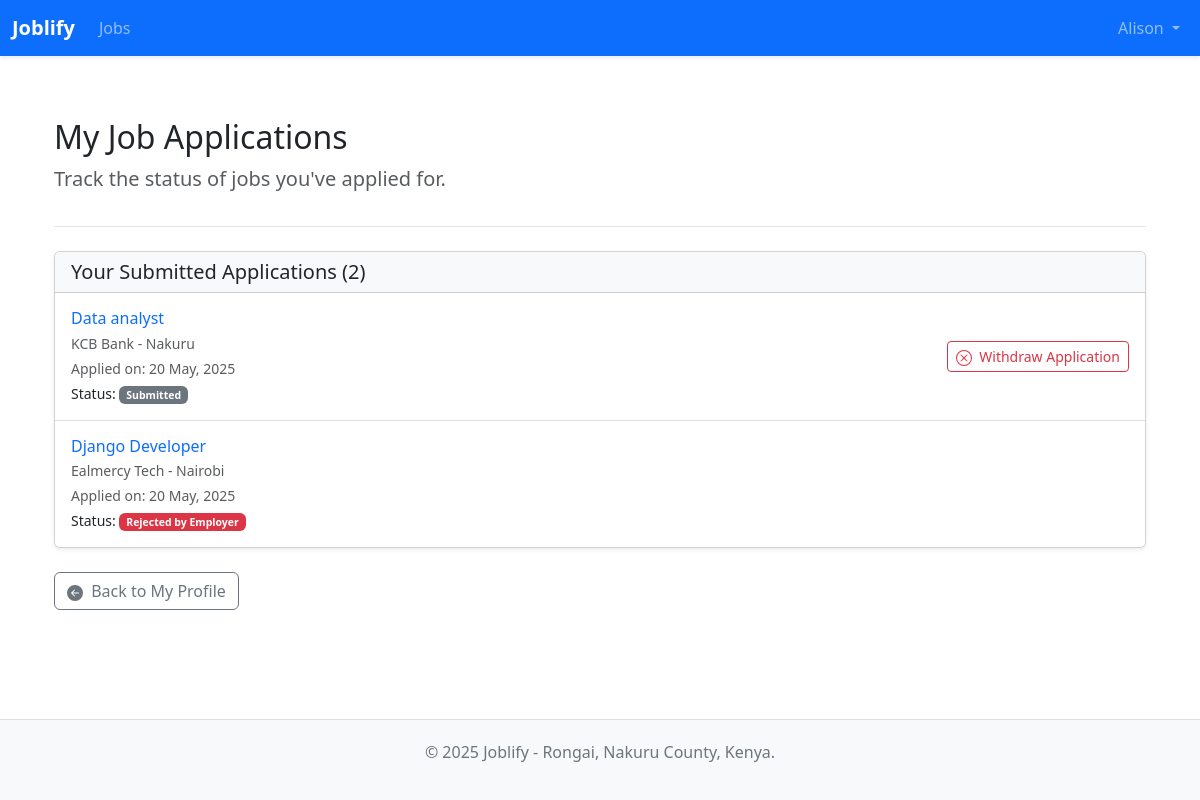
/profiles/my-applications/ (signed in), run on an earlier commit of the app's database.
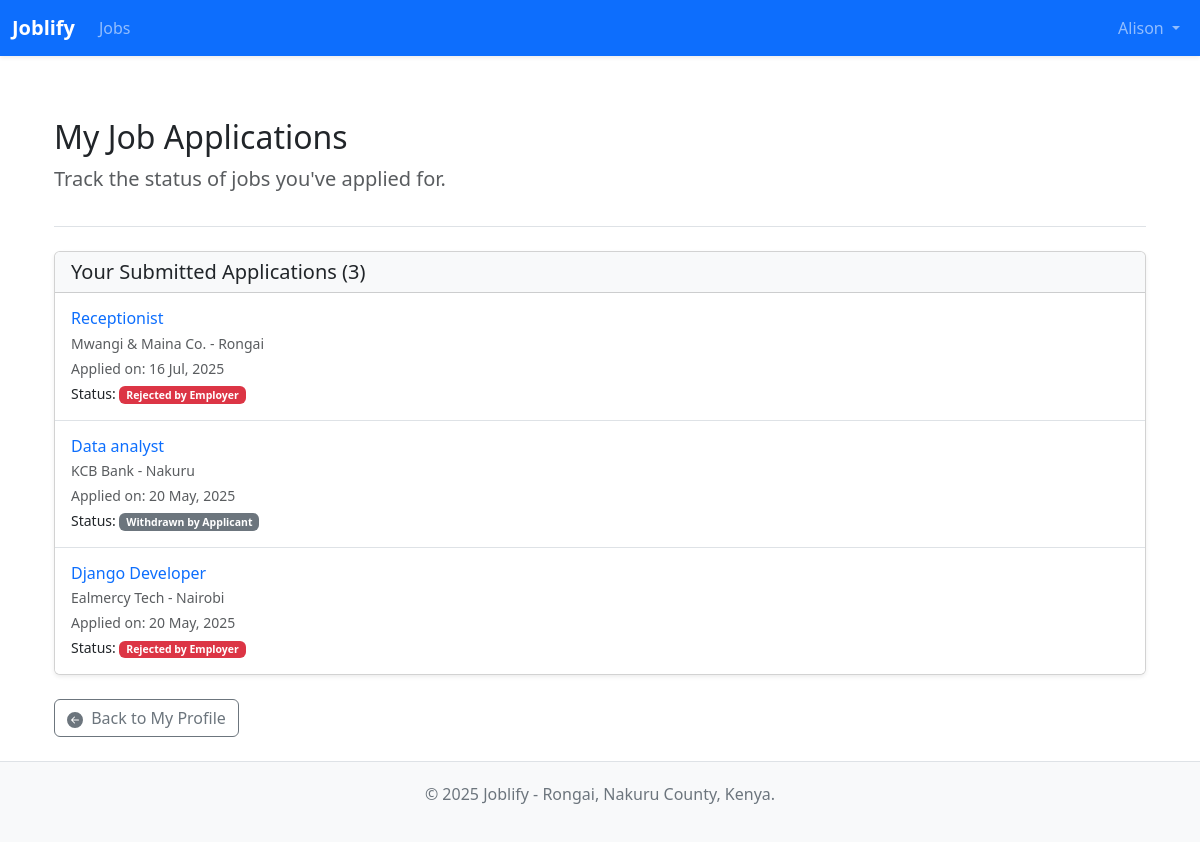
And on a later commit of the database.
### profiles/models.py (models this page shows, shortened)
class JobApplication(models.Model):
    STATUS_CHOICES = [
        ('submitted', 'Submitted'),
        ('viewed', 'Viewed by Employer'),
        ('shortlisted', 'Shortlisted'),
        ('interviewing', 'Interviewing'),
        ('offered', 'Offered'),
        ('rejected_by_employer', 'Rejected by Employer'), # More specific
        ('withdrawn_by_applicant', 'Withdrawn by Applicant'), # If applicant can withdraw
        ('hired', 'Hired'),
    ]
    user_profile = models.ForeignKey(
        UserProfile,
        on_delete=models.CASCADE,
        related_name='applications',
        help_text="The profile of the user who applied."
    )
    job_posting = models.ForeignKey(
        JobPosting,
        on_delete=models.CASCADE,
        related_name='applicants',
        help_text="The job posting for which the user applied."
    )
    application_date = models.DateTimeField(
        auto_now_add=True,
        help_text="The date and time the application was submitted."
    )
    status = models.CharField(
        max_length=30, # Increased length to accommodate longer status keys
        choices=STATUS_CHOICES,
        default='submitted',
        help_text="The current status of the application."
    )
    class Meta:
        verbose_name = "Job Application"
        verbose_name_plural = "Job Applications"
        unique_together = ('user_profile', 'job_posting')
        ordering = ['-application_date'] # Show newest applications first

### jobs/models.py (models this page shows, shortened)
class JobPosting(models.Model):
    JOB_TYPE_CHOICES = [
        ('full-time', 'Full-time'),
        ('part-time', 'Part-time'),
        ('contract', 'Contract'),
        ('internship', 'Internship'),
        ('remote', 'Remote'),
    ]
    EXPERIENCE_LEVEL_CHOICES = [
        ('entry', 'Entry Level'),
        ('junior', 'Junior Level'),
        ('mid', 'Mid Level'),
        ('senior', 'Senior Level'),
        ('lead', 'Lead / Principal'),
    ]
    title = models.CharField(max_length=255)
    company = models.ForeignKey(Company, on_delete=models.CASCADE, related_name='job_postings')
    description = models.TextField()
    responsibilities = models.TextField(blank=True, null=True) # Or break down further
    qualifications = models.TextField(blank=True, null=True) # Or break down further
    location = models.CharField(max_length=150, help_text="e.g., Nairobi, Remote, Nakuru")
    job_type = models.CharField(max_length=20, choices=JOB_TYPE_CHOICES, default='full-time')
    experience_level = models.CharField(max_length=20, choices=EXPERIENCE_LEVEL_CHOICES, blank=True, null=True)
    salary_min = models.DecimalField(max_digits=10, decimal_places=2, blank=True, null=True) # Optional
    salary_max = models.DecimalField(max_digits=10, decimal_places=2, blank=True, null=True) # Optional
    skills_required = models.ManyToManyField('profiles.Skill', blank=True, related_name='job_postings_requiring_skill')
    is_active = models.BooleanField(default=True, help_text="Is this job posting currently active and visible?")
    date_posted = models.DateTimeField(auto_now_add=True)
    application_deadline = models.DateField(blank=True, null=True)
    class Meta:
        ordering = ['-date_posted'] # Show newest jobs first by default

class Company(models.Model):
    name = models.CharField(max_length=255, unique=True)
    description = models.TextField(blank=True, null=True)
    website = models.URLField(blank=True, null=True)
    logo = models.ImageField(upload_to='company_logos/', blank=True, null=True) # Requires Pillow
    location = models.CharField(max_length=150, blank=True, null=True) # e.g., "Nairobi", "Nakuru"
    class Meta:
        verbose_name_plural = "Companies" # Corrects pluralization in admin
        ordering = ['name']

### profiles/views.py (the view)
# urls.py: path('my-applications/', views.my_applications, name='my_applications'),
@login_required
def my_applications(request):
    application_list = JobApplication.objects.filter(user_profile__user=request.user).order_by('-application_date')
    paginator = Paginator(application_list, 10)
    page_number = request.GET.get('page')
    page_obj = paginator.get_page(page_number)
    return render(request, 'profiles/my_applications.html', {'applications': page_obj})

### profiles/templates/profiles/my_applications.html (shortened to what this page needs)
{% extends "jobs/base.html" %}
{% load i18n %}
{% block content %}
<div class="container py-4">
    <header class="mb-4 pb-3 border-bottom">
        <h1 class="h2">{% translate "My Job Applications" %}</h1>
        <p class="lead text-muted">{% translate "Track the status of jobs you've applied for." %}</p>
    </header>
    {% if applications %}
        <div class="card shadow-sm">
            <div class="card-header bg-light">
                <h5 class="mb-0">{% translate "Your Submitted Applications" %} ({{ applications.paginator.count }})</h5>
            </div>
            <div class="list-group list-group-flush">
                {% for application in applications %}
                <div class="list-group-item py-3 px-3">
                    <div class="row align-items-center">
                        <div class="col-md-7 col-lg-8 mb-2 mb-md-0">
                            <h5 class="mb-1 h6">
                                <a href="{% url 'jobs:job_detail' pk=application.job_posting.pk %}" class="text-decoration-none">
                                    {{ application.job_posting.title }}
                                </a>
                            </h5>
                            <p class="mb-1 small text-muted">{{ application.job_posting.company.name }} - {{ application.job_posting.location }}</p>
                            <small class="d-block text-muted">{% translate "Applied on" %}: {{ application.application_date|date:"d M, Y" }}</small>
                            <small class="d-block mt-1">{% translate "Status" %}:
                                <span class="badge
                                    {% if application.status == 'shortlisted' %}bg-success
                                    {% elif application.status == 'rejected_by_employer' %}bg-danger
                                    {% elif application.status == 'interviewing' %}bg-primary
                                    {% elif application.status == 'offered' %}bg-warning text-dark
                                    {% elif application.status == 'hired' %}bg-purple text-white
                                    {% elif application.status == 'viewed' %}bg-info text-dark
                                    {% elif application.status == 'withdrawn_by_applicant' %}bg-secondary
                                    {% else %}bg-secondary
                                    {% endif %}">
                                    {{ application.get_status_display }}
                                </span>
                            </small>
                        </div>
                        <div class="col-md-5 col-lg-4 text-md-end">
                            {% if application.status != 'withdrawn_by_applicant' and application.status != 'hired' and application.status != 'rejected_by_employer' %}
                                <form method="post" action="{% url 'profiles:withdraw_application' application_pk=application.pk %}" class="d-inline-block" onsubmit="return confirm('Are you sure you want to withdraw this application?');">
                                    <button type="submit" class="btn btn-outline-danger btn-sm">
                                        {% translate "Withdraw Application" %}
                                    </button>
                                </form>
                            {% endif %}
                        </div>
                    </div>
                </div>
                {% endfor %}
            </div>
        </div>
    {% endif %}
    <div class="mt-4">
        <a href="{% url 'profiles:profile_detail' %}" class="btn btn-outline-secondary">
            {% translate "Back to My Profile" %}
        </a>
    </div>
</div>
{% endblock %}

What changed in the data, as far as the page shows it:
added JobApplication: job_posting "Receptionist", job_posting.company.name "Mwangi & Maina Co.", job_posting.location "Rongai", application_date "16 Jul, 2025", status "Rejected by Employer"
changed JobApplication "Data analyst": status "Submitted" → "Withdrawn by Applicant"; translate "Withdraw Application" → (not shown)
Also different on the page:
{{ applications.paginator.count }}: "2" → "3"
